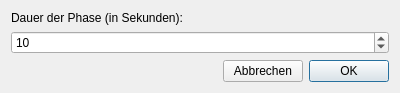
<?xml version="1.0" encoding="UTF-8"?>
<ui version="4.0">
 <class>PhasendauerGUI</class>
 <widget class="QDialog" name="PhasendauerGUI">
  <property name="geometry">
   <rect>
    <x>0</x>
    <y>0</y>
    <width>400</width>
    <height>91</height>
   </rect>
  </property>
  <property name="windowTitle">
   <string>Dauer der zurzeitigen Phase einstellen...</string>
  </property>
  <layout class="QVBoxLayout" name="verticalLayout">
   <item>
    <widget class="QLabel" name="phasendauerLabel">
     <property name="text">
      <string>Dauer der Phase (in Sekunden):</string>
     </property>
    </widget>
   </item>
   <item>
    <widget class="QSpinBox" name="phasendauerSpinBox">
     <property name="minimum">
      <number>1</number>
     </property>
     <property name="maximum">
      <number>9999</number>
     </property>
     <property name="value">
      <number>10</number>
     </property>
    </widget>
   </item>
   <item>
    <layout class="QHBoxLayout" name="buttonLayout">
     <item>
      <spacer name="buttonSpacer">
       <property name="orientation">
        <enum>Qt::Horizontal</enum>
       </property>
       <property name="sizeHint" stdset="0">
        <size>
         <width>40</width>
         <height>20</height>
        </size>
       </property>
      </spacer>
     </item>
     <item>
      <widget class="QPushButton" name="abbrechenButton">
       <property name="text">
        <string>Abbrechen</string>
       </property>
       <property name="autoDefault">
        <bool>false</bool>
       </property>
      </widget>
     </item>
     <item>
      <widget class="QPushButton" name="OKButton">
       <property name="text">
        <string>OK</string>
       </property>
       <property name="default">
        <bool>true</bool>
       </property>
      </widget>
     </item>
    </layout>
   </item>
  </layout>
 </widget>
 <resources/>
 <connections/>
</ui>
